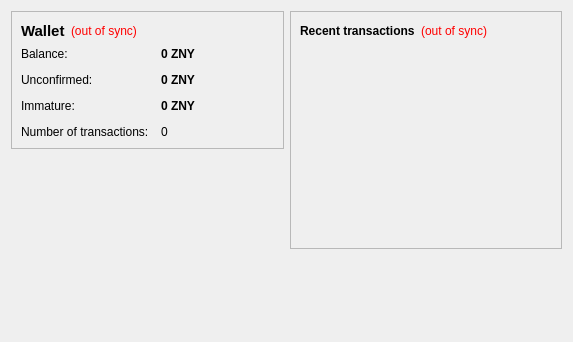
<?xml version="1.0" encoding="UTF-8"?>
<ui version="4.0">
 <class>OverviewPage</class>
 <widget class="QWidget" name="OverviewPage">
  <property name="geometry">
   <rect>
    <x>0</x>
    <y>0</y>
    <width>573</width>
    <height>342</height>
   </rect>
  </property>
  <property name="windowTitle">
   <string>Form</string>
  </property>
  <layout class="QHBoxLayout" name="horizontalLayout" stretch="1,1">
   <item>
    <layout class="QVBoxLayout" name="verticalLayout_2">
     <item>
      <widget class="QFrame" name="frame">
       <property name="frameShape">
        <enum>QFrame::StyledPanel</enum>
       </property>
       <property name="frameShadow">
        <enum>QFrame::Raised</enum>
       </property>
       <layout class="QVBoxLayout" name="verticalLayout_4">
        <item>
         <layout class="QHBoxLayout" name="horizontalLayout_4">
          <item>
           <widget class="QLabel" name="label_5">
            <property name="font">
             <font>
              <pointsize>11</pointsize>
              <weight>75</weight>
              <bold>true</bold>
             </font>
            </property>
            <property name="text">
             <string>Wallet</string>
            </property>
           </widget>
          </item>
          <item>
           <widget class="QLabel" name="labelWalletStatus">
            <property name="toolTip">
             <string>The displayed information may be out of date. Your wallet automatically synchronizes with the ZennyCoin network after a connection is established, but this process has not completed yet.</string>
            </property>
            <property name="styleSheet">
             <string notr="true">QLabel { color: red; }</string>
            </property>
            <property name="text">
             <string notr="true">(out of sync)</string>
            </property>
            <property name="alignment">
             <set>Qt::AlignLeading|Qt::AlignLeft|Qt::AlignVCenter</set>
            </property>
           </widget>
          </item>
          <item>
           <spacer name="horizontalSpacer_2">
            <property name="orientation">
             <enum>Qt::Horizontal</enum>
            </property>
            <property name="sizeHint" stdset="0">
             <size>
              <width>40</width>
              <height>20</height>
             </size>
            </property>
           </spacer>
          </item>
         </layout>
        </item>
        <item>
         <layout class="QFormLayout" name="formLayout_2">
          <property name="fieldGrowthPolicy">
           <enum>QFormLayout::AllNonFixedFieldsGrow</enum>
          </property>
          <property name="horizontalSpacing">
           <number>12</number>
          </property>
          <property name="verticalSpacing">
           <number>12</number>
          </property>
          <item row="0" column="0">
           <widget class="QLabel" name="label">
            <property name="text">
             <string>Balance:</string>
            </property>
           </widget>
          </item>
          <item row="0" column="1">
           <widget class="QLabel" name="labelBalance">
            <property name="font">
             <font>
              <weight>75</weight>
              <bold>true</bold>
             </font>
            </property>
            <property name="cursor">
             <cursorShape>IBeamCursor</cursorShape>
            </property>
            <property name="toolTip">
             <string>Your current balance</string>
            </property>
            <property name="text">
             <string notr="true">0 ZNY</string>
            </property>
            <property name="textInteractionFlags">
             <set>Qt::LinksAccessibleByMouse|Qt::TextSelectableByKeyboard|Qt::TextSelectableByMouse</set>
            </property>
           </widget>
          </item>
          <item row="1" column="0">
           <widget class="QLabel" name="label_3">
            <property name="text">
             <string>Unconfirmed:</string>
            </property>
           </widget>
          </item>
          <item row="1" column="1">
           <widget class="QLabel" name="labelUnconfirmed">
            <property name="font">
             <font>
              <weight>75</weight>
              <bold>true</bold>
             </font>
            </property>
            <property name="cursor">
             <cursorShape>IBeamCursor</cursorShape>
            </property>
            <property name="toolTip">
             <string>Total of transactions that have yet to be confirmed, and do not yet count toward the current balance</string>
            </property>
            <property name="text">
             <string notr="true">0 ZNY</string>
            </property>
            <property name="textInteractionFlags">
             <set>Qt::LinksAccessibleByMouse|Qt::TextSelectableByKeyboard|Qt::TextSelectableByMouse</set>
            </property>
           </widget>
          </item>
          <item row="3" column="0">
           <widget class="QLabel" name="label_2">
            <property name="text">
             <string>Number of transactions:</string>
            </property>
           </widget>
          </item>
          <item row="3" column="1">
           <widget class="QLabel" name="labelNumTransactions">
            <property name="toolTip">
             <string>Total number of transactions in wallet</string>
            </property>
            <property name="text">
             <string notr="true">0</string>
            </property>
           </widget>
          </item>
          <item row="2" column="0">
           <widget class="QLabel" name="labelImmatureText">
            <property name="text">
             <string>Immature:</string>
            </property>
           </widget>
          </item>
          <item row="2" column="1">
           <widget class="QLabel" name="labelImmature">
            <property name="font">
             <font>
              <weight>75</weight>
              <bold>true</bold>
             </font>
            </property>
            <property name="toolTip">
             <string>Mined balance that has not yet matured</string>
            </property>
            <property name="text">
             <string notr="true">0 ZNY</string>
            </property>
            <property name="textInteractionFlags">
             <set>Qt::LinksAccessibleByMouse|Qt::TextSelectableByKeyboard|Qt::TextSelectableByMouse</set>
            </property>
           </widget>
          </item>
         </layout>
        </item>
       </layout>
      </widget>
     </item>
     <item>
      <spacer name="verticalSpacer">
       <property name="orientation">
        <enum>Qt::Vertical</enum>
       </property>
       <property name="sizeHint" stdset="0">
        <size>
         <width>20</width>
         <height>40</height>
        </size>
       </property>
      </spacer>
     </item>
    </layout>
   </item>
   <item>
    <layout class="QVBoxLayout" name="verticalLayout_3">
     <item>
      <widget class="QFrame" name="frame_2">
       <property name="frameShape">
        <enum>QFrame::StyledPanel</enum>
       </property>
       <property name="frameShadow">
        <enum>QFrame::Raised</enum>
       </property>
       <layout class="QVBoxLayout" name="verticalLayout">
        <item>
         <layout class="QHBoxLayout" name="horizontalLayout_2">
          <item>
           <widget class="QLabel" name="label_4">
            <property name="text">
             <string>&lt;b&gt;Recent transactions&lt;/b&gt;</string>
            </property>
           </widget>
          </item>
          <item>
           <widget class="QLabel" name="labelTransactionsStatus">
            <property name="toolTip">
             <string>The displayed information may be out of date. Your wallet automatically synchronizes with the ZennyCoin network after a connection is established, but this process has not completed yet.</string>
            </property>
            <property name="styleSheet">
             <string notr="true">QLabel { color: red; }</string>
            </property>
            <property name="text">
             <string notr="true">(out of sync)</string>
            </property>
            <property name="alignment">
             <set>Qt::AlignRight|Qt::AlignTrailing|Qt::AlignVCenter</set>
            </property>
           </widget>
          </item>
          <item>
           <spacer name="horizontalSpacer">
            <property name="orientation">
             <enum>Qt::Horizontal</enum>
            </property>
            <property name="sizeHint" stdset="0">
             <size>
              <width>40</width>
              <height>20</height>
             </size>
            </property>
           </spacer>
          </item>
         </layout>
        </item>
        <item>
         <widget class="QListView" name="listTransactions">
          <property name="styleSheet">
           <string notr="true">QListView { background: transparent; }</string>
          </property>
          <property name="frameShape">
           <enum>QFrame::NoFrame</enum>
          </property>
          <property name="verticalScrollBarPolicy">
           <enum>Qt::ScrollBarAlwaysOff</enum>
          </property>
          <property name="horizontalScrollBarPolicy">
           <enum>Qt::ScrollBarAlwaysOff</enum>
          </property>
          <property name="selectionMode">
           <enum>QAbstractItemView::NoSelection</enum>
          </property>
         </widget>
        </item>
       </layout>
      </widget>
     </item>
     <item>
      <spacer name="verticalSpacer_2">
       <property name="orientation">
        <enum>Qt::Vertical</enum>
       </property>
       <property name="sizeHint" stdset="0">
        <size>
         <width>20</width>
         <height>40</height>
        </size>
       </property>
      </spacer>
     </item>
    </layout>
   </item>
  </layout>
 </widget>
 <resources/>
 <connections/>
</ui>
